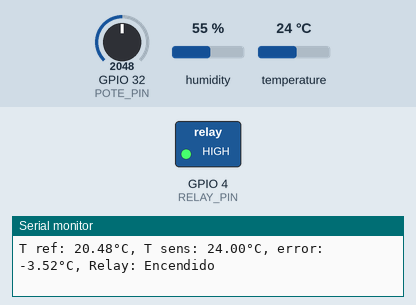
This sketch was run on a simulated ESP32. Parts: switched loads named in the sketch (green lamp = pin HIGH), the last lines printed to the serial monitor. Inputs (shaded band) come from the test bench; at power-on: temperature 24 °C, GPIO 32 (POTE_PIN) = 2048, humidity 55 %.

Above: at 2.8 s.
2.9 s: temperature set to 20.1 °C
5.2 s: temperature set to 19 °C
At 8.3 s:
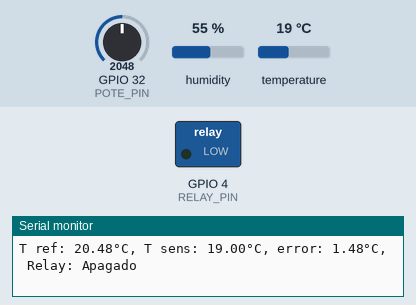
9.5 s: temperature set to 20.7 °C
11.2 s: temperature set to 21.8 °C
At 14.2 s:
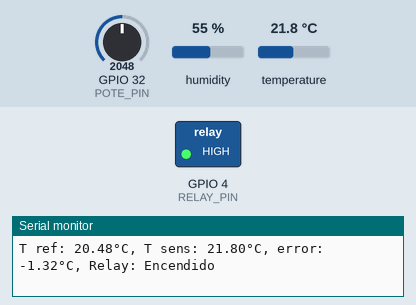
14.5 s: temperature set to 12 °C
At 16.7 s:
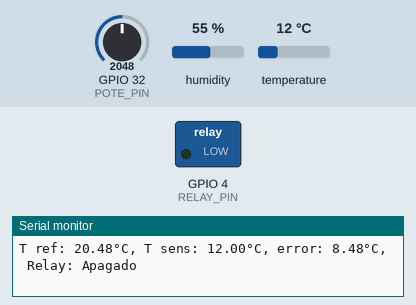
Timing chart, 0 to 18.2 s (numbered marks = the images above; inputs shaded):
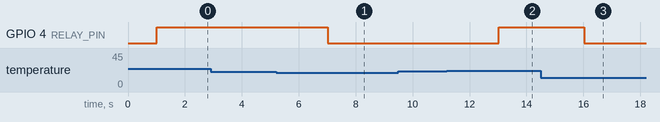

The sketch:

Tecno_Autom_Pract_3_Control_Temp.ino
```cpp
#define RELAY_PIN 4  // Pin del relé
#define POTE_PIN 32  // Pin del potenciometro
#define DHT_PIN 33  // Pin del DHT

#include <DHT.h>

const unsigned long INTERVALO_DE_EJECUCION = 1000;
const float errorTh = 1.0;       // Histéresis del controlador


DHT dhtSensor(DHT_PIN, DHT22);

void controlUpdate(){
    static unsigned long previousMillis = millis();
    float Tref = 0.0;   // Temperatura de referencia.
    float Tsensor = 0.0;    // Temperatura del sistema
    float error = 0.0;  // Diferencia entre la temperatura de referencia y la del sistema.
    if(millis() - previousMillis > INTERVALO_DE_EJECUCION){
        previousMillis = millis();
        // Adquirir  el valor de referencia
        Tref = (float)analogRead(POTE_PIN) / 100.0;     // Escala: 0° - 40°
        Tsensor = dhtSensor.readTemperature();
        error = Tref - Tsensor;
        // Ejecutar la acción de control (sin histéresis)
        //digitalWrite(RELAY_PIN, !(error >= 0));
        //error >= 0 ? digitalWrite(RELAY_PIN, LOW) : digitalWrite(RELAY_PIN, HIGH);
        // Ejecutar la acción de control (con histéresis)
        //if(abs(error) > errorDelta) error >= 0 ? digitalWrite(RELAY_PIN, LOW) : digitalWrite(RELAY_PIN, HIGH);
        if(abs(error) > errorTh) digitalWrite(RELAY_PIN, !(error >= 0));

        Serial.printf("T ref: %.2f°C, T sens: %.2f°C, error: %.2f°C, Relay: %s\n",
                    Tref,
                    Tsensor,
                    error,
                    digitalRead(RELAY_PIN) == true? "Encendido" : "Apagado"
                    );

    }
}

void setup(){
  // Inicialización Puerto Serie
  Serial.begin(115200);
  Serial.printf("Fecha y hora de compilación: %s, %s\n",__DATE__, __TIME__);
  // Inicialización Pin
  pinMode(RELAY_PIN, OUTPUT);
  digitalWrite(RELAY_PIN, LOW);
  // Inicialización del DHT
  dhtSensor.begin();
}

void loop(){
  controlUpdate();
}
```

Measured:
- the behaviour switches between 19.5 and 19.4 °C on temperature (found by bisection; images 0 and 1)
- the behaviour switches between 21.4 and 21.5 °C on temperature (found by bisection; images 1 and 2)
- after the input at 5.2 s, GPIO 4 (RELAY_PIN): HIGH → LOW after 1.8 s
- after the input at 11.2 s, GPIO 4 (RELAY_PIN): LOW → HIGH after 1.8 s
- after the input at 14.5 s, GPIO 4 (RELAY_PIN): HIGH → LOW after 1.5 s
